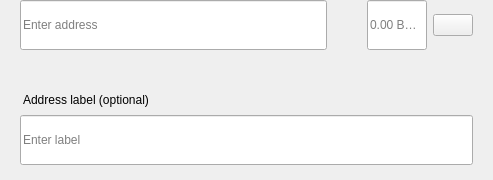
<?xml version="1.0" encoding="UTF-8"?>
<ui version="4.0">
 <class>SendMultiRow</class>
 <widget class="QWidget" name="SendMultiRow">
  <property name="geometry">
   <rect>
    <x>0</x>
    <y>0</y>
    <width>493</width>
    <height>180</height>
   </rect>
  </property>
  <property name="minimumSize">
   <size>
    <width>0</width>
    <height>0</height>
   </size>
  </property>
  <property name="maximumSize">
   <size>
    <width>16777215</width>
    <height>16777215</height>
   </size>
  </property>
  <property name="windowTitle">
   <string>Form</string>
  </property>
  <layout class="QVBoxLayout" name="verticalLayout_3">
   <property name="spacing">
    <number>0</number>
   </property>
   <property name="leftMargin">
    <number>0</number>
   </property>
   <property name="topMargin">
    <number>0</number>
   </property>
   <property name="rightMargin">
    <number>20</number>
   </property>
   <property name="bottomMargin">
    <number>5</number>
   </property>
   <item alignment="Qt::AlignTop">
    <widget class="QWidget" name="widget" native="true">
     <property name="sizePolicy">
      <sizepolicy hsizetype="Expanding" vsizetype="Maximum">
       <horstretch>0</horstretch>
       <verstretch>0</verstretch>
      </sizepolicy>
     </property>
     <property name="minimumSize">
      <size>
       <width>0</width>
       <height>60</height>
      </size>
     </property>
     <property name="maximumSize">
      <size>
       <width>16777215</width>
       <height>85</height>
      </size>
     </property>
     <layout class="QHBoxLayout" name="horizontalLayout" stretch="6,0,2">
      <property name="spacing">
       <number>0</number>
      </property>
      <property name="leftMargin">
       <number>8</number>
      </property>
      <property name="topMargin">
       <number>0</number>
      </property>
      <property name="rightMargin">
       <number>0</number>
      </property>
      <property name="bottomMargin">
       <number>0</number>
      </property>
      <item alignment="Qt::AlignTop">
       <widget class="QStackedWidget" name="stackedAddress">
        <property name="minimumSize">
         <size>
          <width>0</width>
          <height>50</height>
         </size>
        </property>
        <property name="maximumSize">
         <size>
          <width>16777215</width>
          <height>50</height>
         </size>
        </property>
        <widget class="QWidget" name="page_4">
         <property name="sizePolicy">
          <sizepolicy hsizetype="Expanding" vsizetype="Preferred">
           <horstretch>0</horstretch>
           <verstretch>0</verstretch>
          </sizepolicy>
         </property>
         <property name="minimumSize">
          <size>
           <width>0</width>
           <height>50</height>
          </size>
         </property>
         <property name="maximumSize">
          <size>
           <width>16777215</width>
           <height>55</height>
          </size>
         </property>
         <layout class="QVBoxLayout" name="verticalLayout_7">
          <property name="spacing">
           <number>0</number>
          </property>
          <property name="leftMargin">
           <number>12</number>
          </property>
          <property name="topMargin">
           <number>0</number>
          </property>
          <property name="rightMargin">
           <number>0</number>
          </property>
          <property name="bottomMargin">
           <number>0</number>
          </property>
          <item>
           <widget class="QLineEdit" name="lineEditAddress">
            <property name="minimumSize">
             <size>
              <width>0</width>
              <height>50</height>
             </size>
            </property>
            <property name="maximumSize">
             <size>
              <width>16777215</width>
              <height>50</height>
             </size>
            </property>
            <property name="placeholderText">
             <string>Enter address</string>
            </property>
           </widget>
          </item>
         </layout>
        </widget>
        <widget class="QWidget" name="page_3"/>
       </widget>
      </item>
      <item>
       <spacer name="horizontalSpacer_3">
        <property name="orientation">
         <enum>Qt::Horizontal</enum>
        </property>
        <property name="sizeType">
         <enum>QSizePolicy::Fixed</enum>
        </property>
        <property name="sizeHint" stdset="0">
         <size>
          <width>40</width>
          <height>20</height>
         </size>
        </property>
       </spacer>
      </item>
      <item>
       <layout class="QHBoxLayout" name="horizontalLayout_2">
        <property name="spacing">
         <number>6</number>
        </property>
        <item alignment="Qt::AlignTop">
         <widget class="QLineEdit" name="lineEditAmount">
          <property name="sizePolicy">
           <sizepolicy hsizetype="Expanding" vsizetype="Preferred">
            <horstretch>0</horstretch>
            <verstretch>0</verstretch>
           </sizepolicy>
          </property>
          <property name="minimumSize">
           <size>
            <width>0</width>
            <height>50</height>
           </size>
          </property>
          <property name="maximumSize">
           <size>
            <width>16777215</width>
            <height>50</height>
           </size>
          </property>
          <property name="maxLength">
           <number>17</number>
          </property>
          <property name="alignment">
           <set>Qt::AlignLeading|Qt::AlignLeft|Qt::AlignVCenter</set>
          </property>
          <property name="placeholderText">
           <string notr="true">0.00 BTCA</string>
          </property>
         </widget>
        </item>
        <item>
         <layout class="QVBoxLayout" name="verticalLayout">
          <property name="topMargin">
           <number>14</number>
          </property>
          <property name="bottomMargin">
           <number>0</number>
          </property>
          <item alignment="Qt::AlignTop">
           <widget class="QPushButton" name="btnMenu">
            <property name="minimumSize">
             <size>
              <width>0</width>
              <height>0</height>
             </size>
            </property>
            <property name="maximumSize">
             <size>
              <width>16777215</width>
              <height>16777215</height>
             </size>
            </property>
            <property name="focusPolicy">
             <enum>Qt::NoFocus</enum>
            </property>
            <property name="text">
             <string/>
            </property>
           </widget>
          </item>
         </layout>
        </item>
       </layout>
      </item>
     </layout>
    </widget>
   </item>
   <item>
    <widget class="QWidget" name="layoutLabel" native="true">
     <property name="minimumSize">
      <size>
       <width>0</width>
       <height>0</height>
      </size>
     </property>
     <property name="maximumSize">
      <size>
       <width>16777215</width>
       <height>16777215</height>
      </size>
     </property>
     <layout class="QVBoxLayout" name="verticalLayout_9">
      <property name="spacing">
       <number>6</number>
      </property>
      <property name="leftMargin">
       <number>20</number>
      </property>
      <property name="topMargin">
       <number>0</number>
      </property>
      <property name="rightMargin">
       <number>0</number>
      </property>
      <property name="bottomMargin">
       <number>10</number>
      </property>
      <item>
       <spacer name="verticalSpacer">
        <property name="orientation">
         <enum>Qt::Vertical</enum>
        </property>
        <property name="sizeType">
         <enum>QSizePolicy::Fixed</enum>
        </property>
        <property name="sizeHint" stdset="0">
         <size>
          <width>20</width>
          <height>20</height>
         </size>
        </property>
       </spacer>
      </item>
      <item>
       <widget class="QLabel" name="labelSubtitleDescription">
        <property name="styleSheet">
         <string notr="true">margin-bottom:2px;
margin-left:0.05px;
padding:0px;</string>
        </property>
        <property name="text">
         <string>Address label (optional)</string>
        </property>
       </widget>
      </item>
      <item>
       <widget class="QLineEdit" name="lineEditDescription">
        <property name="minimumSize">
         <size>
          <width>0</width>
          <height>50</height>
         </size>
        </property>
        <property name="maximumSize">
         <size>
          <width>16777215</width>
          <height>50</height>
         </size>
        </property>
        <property name="placeholderText">
         <string>Enter label</string>
        </property>
       </widget>
      </item>
     </layout>
    </widget>
   </item>
  </layout>
 </widget>
 <resources/>
 <connections/>
</ui>
